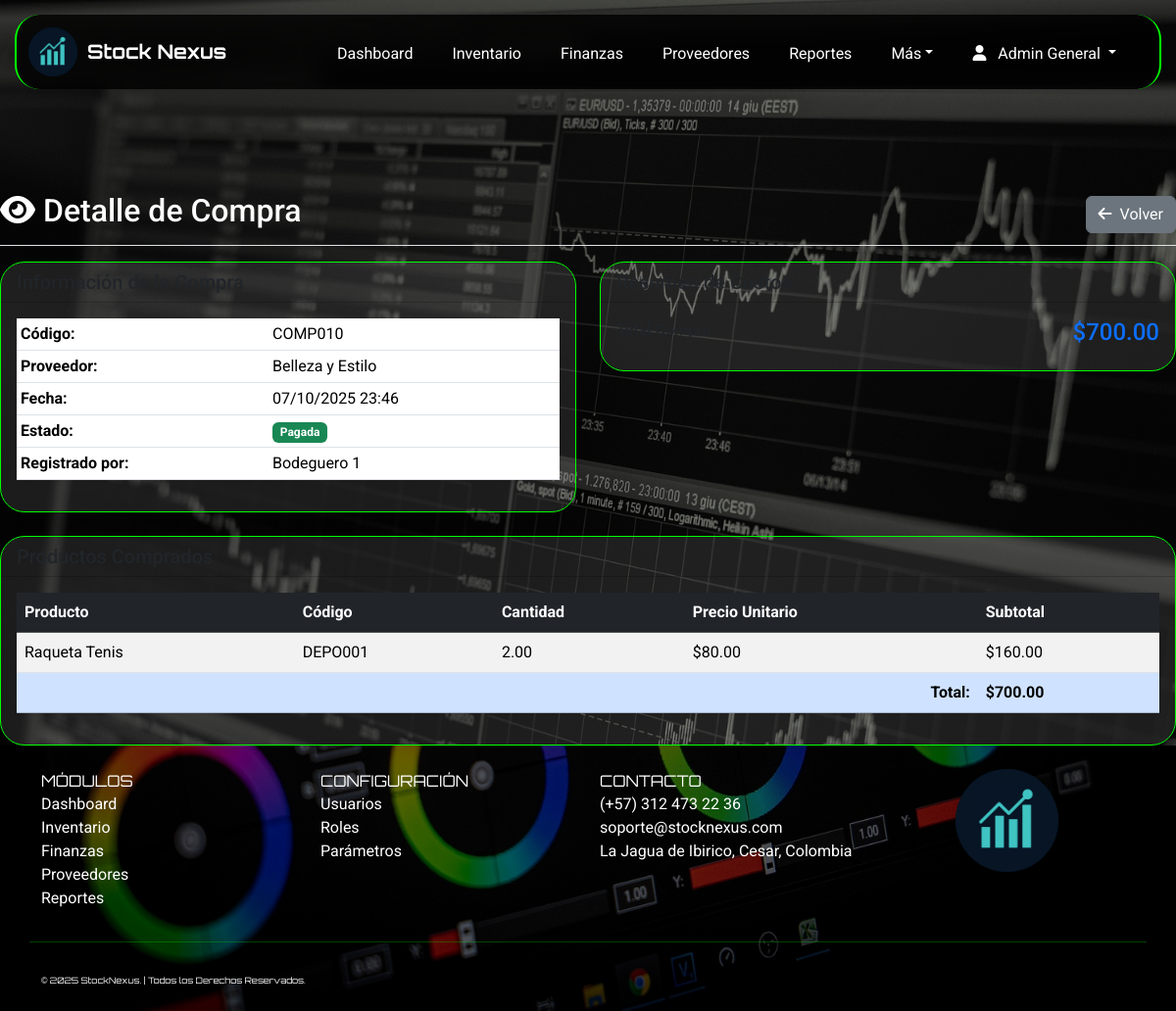
Page /index.php?page=detalle_compra&id=10 (signed in) on the earlier database version.
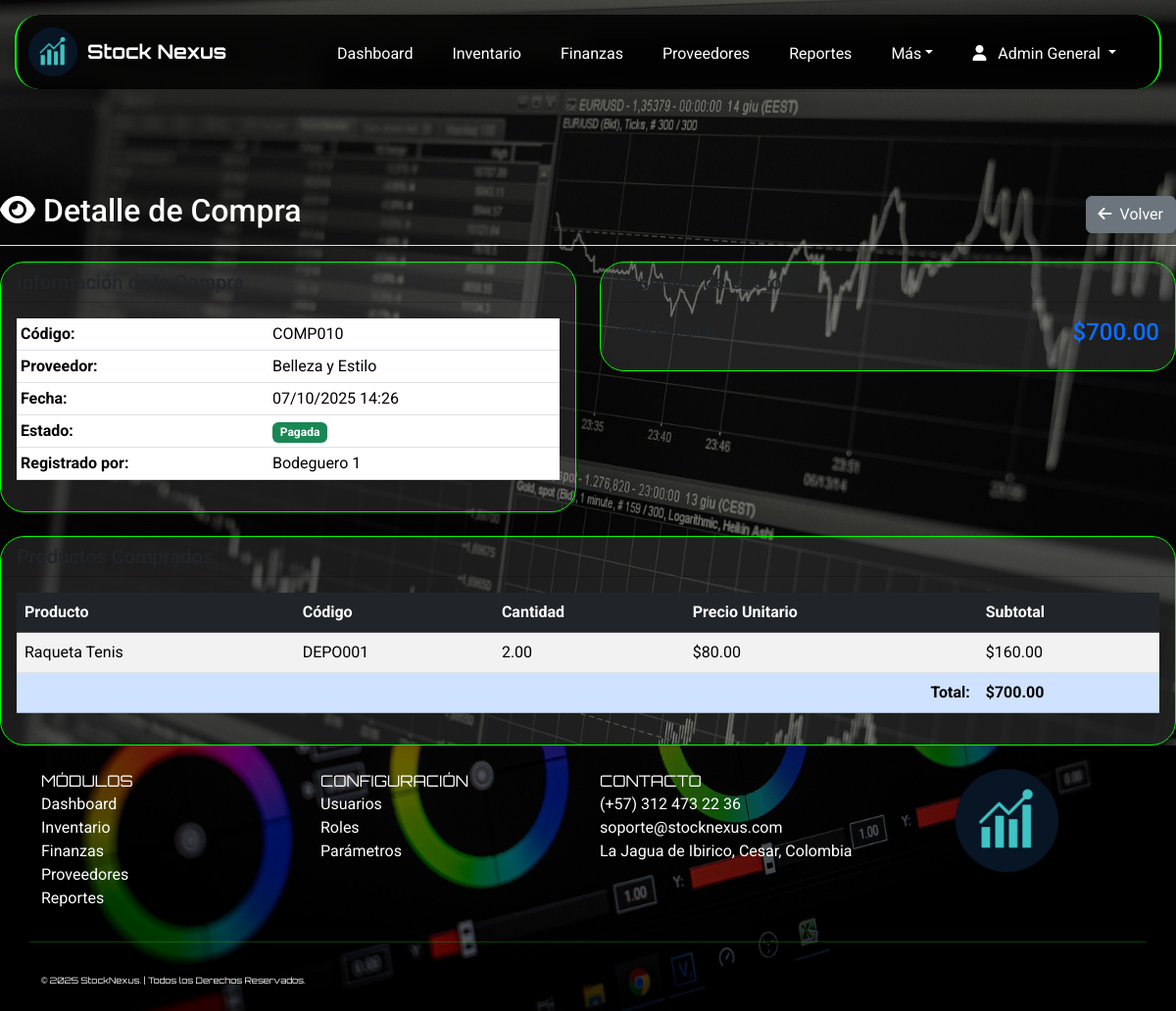
Same page on the later database version.
### tables this page shows
CREATE TABLE IF NOT EXISTS `compras` (
  `id_compra` int(11) NOT NULL AUTO_INCREMENT,
  `codigo_compra` varchar(50) NOT NULL,
  `id_proveedor` int(11) NOT NULL,
  `id_usuario` int(11) NOT NULL,
  `fecha_compra` datetime DEFAULT current_timestamp(),
  `total_compra` decimal(14,2) DEFAULT 0.00,
  `estado` enum('Pendiente','Pagada','Anulada') DEFAULT 'Pendiente',
  PRIMARY KEY (`id_compra`),
  UNIQUE KEY `uk_compras_codigo` (`codigo_compra`),
  KEY `idx_compras_id_proveedor` (`id_proveedor`),
  KEY `idx_compras_id_usuario` (`id_usuario`)
);

CREATE TABLE IF NOT EXISTS `proveedores` (
  `id_proveedor` int(11) NOT NULL AUTO_INCREMENT,
  `nombre_proveedor` varchar(100) NOT NULL,
  `nit` varchar(30) DEFAULT NULL,
  `telefono` varchar(20) DEFAULT NULL,
  `correo` varchar(100) DEFAULT NULL,
  `direccion` varchar(150) DEFAULT NULL,
  `ciudad` varchar(100) DEFAULT NULL,
  `fecha_registro` datetime DEFAULT current_timestamp(),
  PRIMARY KEY (`id_proveedor`),
  UNIQUE KEY `uk_proveedores_nit` (`nit`)
);

CREATE TABLE IF NOT EXISTS `usuarios` (
  `id_usuario` int(11) NOT NULL AUTO_INCREMENT,
  `nombre_completo` varchar(100) NOT NULL,
  `correo` varchar(100) NOT NULL,
  `usuario` varchar(50) NOT NULL,
  `contrasena` varchar(255) NOT NULL,
  `rol` enum('Administrador','Vendedor','Contador','Bodeguero') DEFAULT 'Vendedor',
  `estado` enum('Activo','Inactivo') DEFAULT 'Activo',
  `fecha_creacion` datetime DEFAULT current_timestamp(),
  `token_recuperacion` varchar(64) DEFAULT NULL,
  `token_expiracion` datetime DEFAULT NULL,
  PRIMARY KEY (`id_usuario`),
  UNIQUE KEY `uk_usuarios_correo` (`correo`),
  UNIQUE KEY `uk_usuarios_usuario` (`usuario`),
  KEY `idx_token_recuperacion` (`token_recuperacion`)
);

### app/controllers/CompraController.php (called while the page is built, shortened)
<?php
class CompraController {
    private $db;
    public function __construct($database) {
        $this->db = $database;
    }
    public function obtener($id) {
        try {
            $stmt = $this->db->prepare("
                SELECT c.*, p.nombre_proveedor, u.nombre_completo as usuario_nombre
                FROM compras c
                LEFT JOIN proveedores p ON c.id_proveedor = p.id_proveedor
                LEFT JOIN usuarios u ON c.id_usuario = u.id_usuario
                WHERE c.id_compra = :id
            ");
            $stmt->bindParam(':id', $id);
            $stmt->execute();
            return $stmt->fetch();
        } catch (PDOException $e) {
            error_log("Error en obtener compra: " . $e->getMessage());
            return false;
        }
    }
    public function obtenerDetalle($id_compra) {
        try {
            $stmt = $this->db->prepare("
                SELECT dc.*, p.codigo_producto, p.nombre_producto
                FROM detalle_compras dc
                JOIN productos p ON dc.id_producto = p.id_producto
                WHERE dc.id_compra = :id_compra
            ");
            $stmt->bindParam(':id_compra', $id_compra);
            $stmt->execute();
            return $stmt->fetchAll();
        } catch (PDOException $e) {
            error_log("Error en obtenerDetalle: " . $e->getMessage());
            return [];
        }
    }
}
?>

### app/views/Compras/detalle_compra.php (the view, shortened to what the changed rows need)
<?php
$id = $_GET['id'] ?? null;
$compraController = new CompraController($db);
$compra = $compraController->obtener($id);
$detalles = $compraController->obtenerDetalle($id);
?>
<div class="d-flex justify-content-between flex-wrap flex-md-nowrap align-items-center pt-3 pb-2 mb-3 border-bottom"
     style="margin-top:180px;">
    <h1 class="h2"><i class="fas fa-eye me-2"></i>Detalle de Compra</h1>
    <div class="btn-toolbar mb-2 mb-md-0">
        <a href="index.php?page=compras" class="btn btn-secondary">
            <i class="fas fa-arrow-left me-2"></i>Volver
        </a>
    </div>
</div>
<div class="row">
    <div class="col-md-6">
        <div class="card mb-4">
            <div class="card-header">
                <h5 class="card-title mb-0">Información de la Compra</h5>
            </div>
            <div class="card-body">
                <table class="table table-sm">
                    <tr>
                        <th>Código:</th>
                        <td><?= $compra['codigo_compra'] ?></td>
                    </tr>
                    <tr>
                        <th>Proveedor:</th>
                        <td><?= $compra['nombre_proveedor'] ?></td>
                    </tr>
                    <tr>
                        <th>Fecha:</th>
                        <td><?= date('d/m/Y H:i', strtotime($compra['fecha_compra'])) ?></td>
                    </tr>
                    <tr>
                        <th>Estado:</th>
                        <td>
                            <span class="badge bg-<?=
                                $compra['estado'] == 'Pagada' ? 'success' :
                                ($compra['estado'] == 'Pendiente' ? 'warning' : 'danger')
                            ?>">
                                <?= $compra['estado'] ?>
                            </span>
                        </td>
                    </tr>
                    <tr>
                        <th>Registrado por:</th>
                        <td><?= $compra['usuario_nombre'] ?></td>
                    </tr>
                </table>
            </div>
        </div>
    </div>
    <div class="col-md-6">
        <div class="card mb-4">
            <div class="card-header">
                <h5 class="card-title mb-0">Resumen de Costos</h5>
            </div>
            <div class="card-body">
                <div class="row">
                    <div class="col-6">
                        <strong>Total Compra:</strong>
                    </div>
                    <div class="col-6 text-end">
                        <h4 class="text-primary">$<?= number_format($compra['total_compra'], 2) ?></h4>
                    </div>
                </div>
            </div>
        </div>
    </div>
</div>
<div class="card">
    <div class="card-header">
        <h5 class="card-title mb-0">Productos Comprados</h5>
    </div>
    <div class="card-body">
        <div class="table-responsive">
            <table class="table table-striped">
                <thead class="table-dark">
                    <tr>
                        <th>Producto</th>
                        <th>Código</th>
                        <th>Cantidad</th>
                        <th>Precio Unitario</th>
                        <th>Subtotal</th>
                    </tr>
                </thead>
                <tbody>
                    <?php foreach ($detalles as $detalle): ?>
                    <tr>
                        <td><?= $detalle['nombre_producto'] ?></td>
                        <td><?= $detalle['codigo_producto'] ?></td>
                        <td><?= $detalle['cantidad'] ?></td>
                        <td>$<?= number_format($detalle['precio_unitario'], 2) ?></td>
                        <td>$<?= number_format($detalle['subtotal'], 2) ?></td>
                    </tr>
                    <?php endforeach; ?>
                </tbody>
                <tfoot>
                    <tr class="table-primary">
                        <td colspan="4" class="text-end"><strong>Total:</strong></td>
                        <td><strong>$<?= number_format($compra['total_compra'], 2) ?></strong></td>
                    </tr>
                </tfoot>
            </table>
        </div>
    </div>
</div>

Differences in the rows shown:
changed compras "COMP010": fecha_compra "07/10/2025 23:46" → "07/10/2025 14:26"
